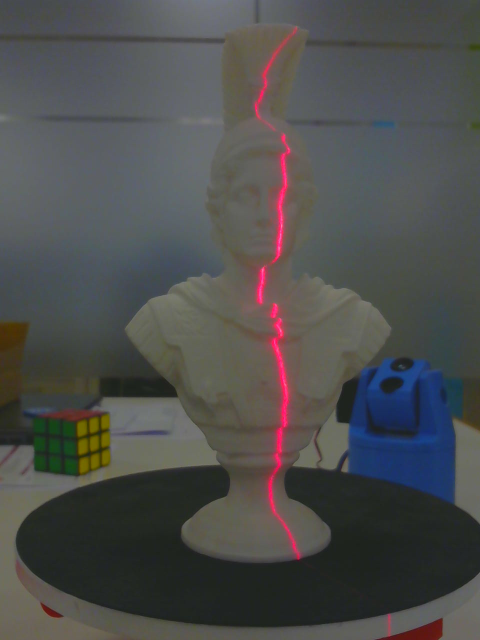
#> input picture notebooks/images/3. Laser segmentation/laser.png, 960 x 1280 px (shown at 1/2 size)
$ jupyter execute --allow-errors '3. Laser segmentation.ipynb'   (shell and % lines are left out)
#> lines starting #> are read from the running program, lines starting #| are printed output that depends on the picture; after the words box and inside, x2 and y2 are one past the last pixel; in counts of white or black regions, pixels touching at a corner belong together
# Laser segmentation

In this article a method to detect the laser stripe and generate a vector of 2D points is presented.

[cell 1]
%pylab inline

import cv2
import datetime
import numpy as np
import scipy.ndimage
import matplotlib.pyplot as plt

_begin = 0
total_time = datetime.timedelta()

# Time measurement functions

def begin():
    global _begin
    _begin = datetime.datetime.now()

def end():
    global _begin, total_time
    end = datetime.datetime.now() - _begin
    total_time += end
    print('Time: %s' % end)

# Plot image functions

def plot_image(image):
    if len(image.shape) == 2:
        image = cv2.merge((image,image,image))
    f, axarr = plt.subplots(1, 1, figsize=(10,15))
    axarr.axis('off')
    axarr.imshow(image)
    axarr.plot()

def plot_images(images):
    f, axarr = plt.subplots(1, len(images), figsize=(15,15))
    for i in range(len(images)):
        if len(images[i].shape) == 2:
            image = cv2.merge((images[i],images[i],images[i]))
        else:
            image = images[i]
        axarr[i].axis('off')
        axarr[i].imshow(image)
        axarr[i].plot()

[cell 2]
# Load images

def load_image(path):
#> called with path = 'images/3. Laser segmentation/laser.png'
    image = cv2.imread(path)
#> image is the input picture: shape (1280, 960, 3); mean B, G, R 76.9, 77.9, 77.5
    return cv2.cvtColor(image, cv2.COLOR_BGR2RGB)

image = load_image('images/3. Laser segmentation/laser.png')
image_background = load_image('images/3. Laser segmentation/laser_background.png')
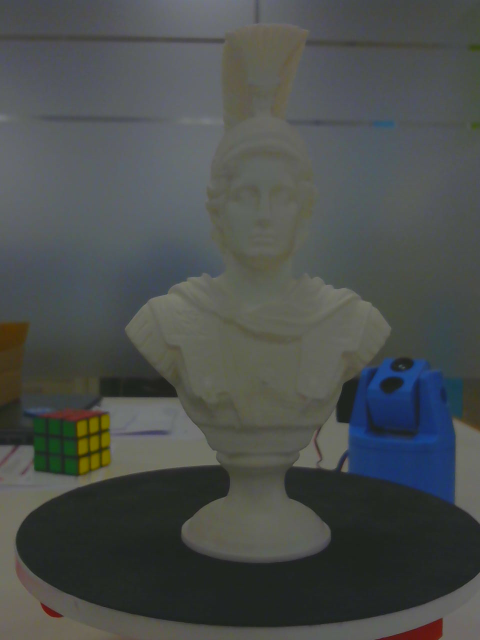
#> input picture notebooks/images/3. Laser segmentation/laser_background.png, 960 x 1280 px (shown at 1/2 size)
#> in load_image, image is the input picture: shape (1280, 960, 3); mean B, G, R 77.1, 78.6, 74.7

plot_images((image, image_background, cv2.subtract(image, image_background)))
#> the loop in plot_images, `for i in range(len(images)):` made 3 passes
#> pass 3, in plot_images, `image = images[i]`:
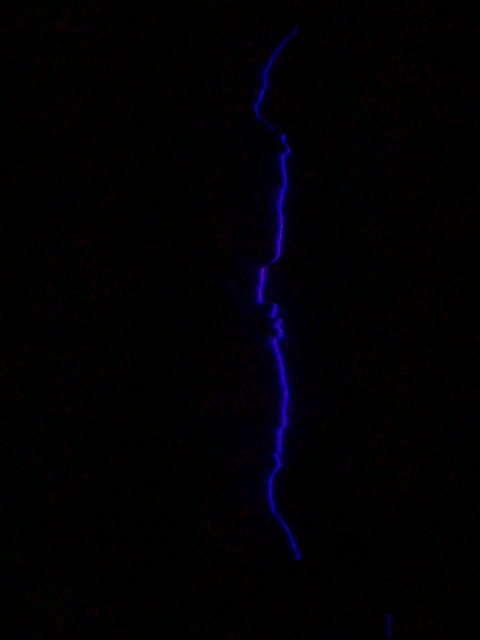
#> image: shape (1280, 960, 3) (shown at 1/2 size); mean of channels 0, 1, 2 3.3, 0.6, 1.8; drawn as B, G, R
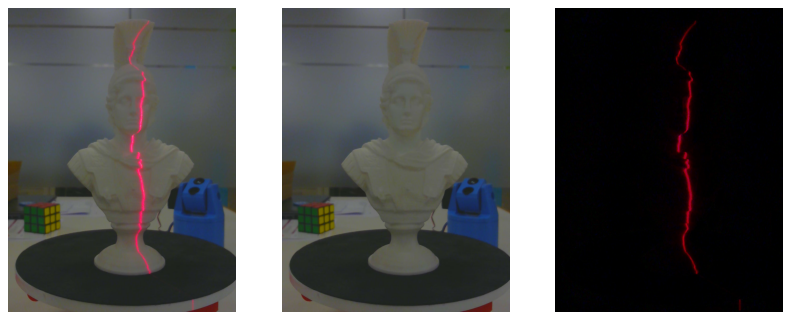
#> figure drawn by matplotlib, 3 panels

## Monochromatic space

### R from RGB

[cell 3]
def r_rgb(image):
    return cv2.split(image)[0]
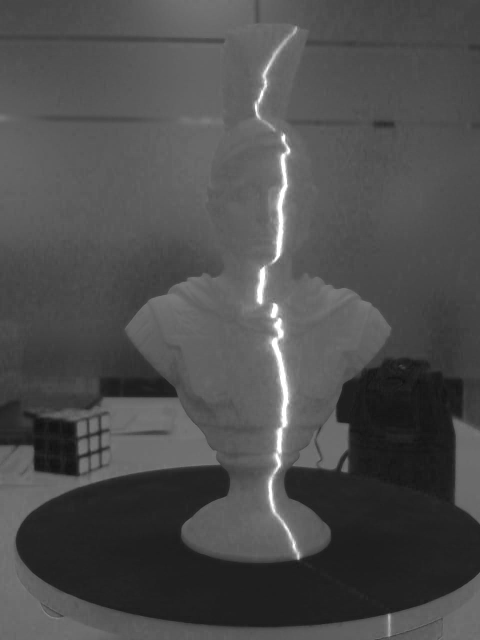
#> returned value: shape (1280, 960) (shown at 1/2 size); min 14, max 255, mean 77.5

image_r = r_rgb(image)
image_background_r = r_rgb(image_background)
#> in r_rgb (call 2), `return cv2.split(image)[0]`:
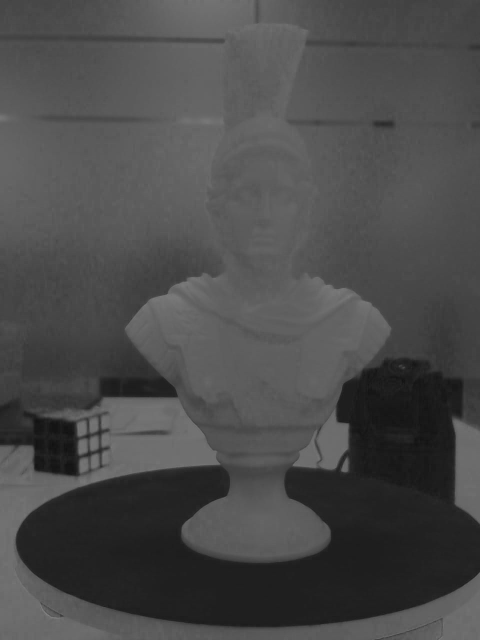
#> returned value: shape (1280, 960) (shown at 1/2 size); min 15, max 140, mean 74.7

begin()

image_diff = cv2.subtract(image_r, image_background_r)
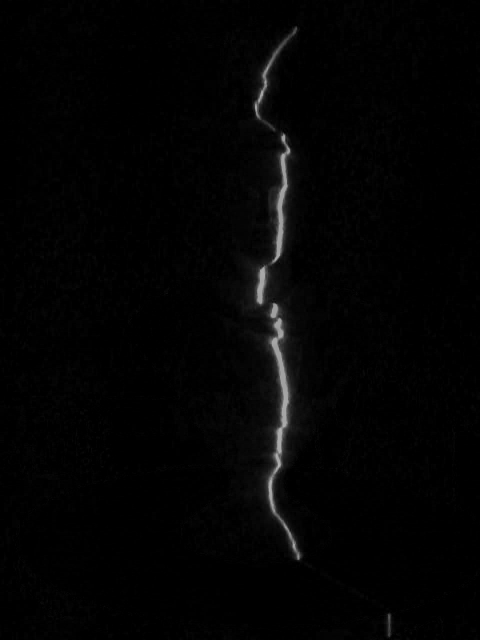
#> image_diff: shape (1280, 960) (shown at 1/2 size); min 0, max 183, mean 3.3
image_diff_r = r_rgb(image_diff)

end()

plot_images((image_r, image_background_r, image_diff_r))
#> the loop in plot_images (call 2), `for i in range(len(images)):` made 3 passes

## Threshold
It is used to filter near line noise and also background noise.

$$
dst(x, y) =
  \begin{cases}
    src(x,y)       & \quad \text{if } src(x,y) \: > \text{ threshold}\\
    0       & \quad \text{otherwise } \\
  \end{cases}
$$

[cell 4]
# Threshold image

begin()

threshold_value = 30
image_threshold = cv2.threshold(image_diff_r, threshold_value, 255, cv2.THRESH_TOZERO)[1]

# Blur image

blur_value = 5
image_blur = cv2.blur(image_threshold, (blur_value, blur_value))

image_blur_threshold = cv2.threshold(image_blur, threshold_value, 255, cv2.THRESH_TOZERO)[1]

end()

plot_images((image_threshold, image_blur_threshold))

## Valid window mask
It is computed for each row a window around the intensity peak value in order to apply a mask to the image to avoid possible speckles and background noise. This mask is applied to the original monochromatic image.

[cell 5]
window = 9

begin()

peak = image_blur_threshold.argmax(axis=1)
#> peak = 1280 values, max 778 at index 1228, min 0 at index 0, mean 488
_min = peak - window
_max = peak + window + 1
mask = np.zeros_like(image_blur_threshold)
for i in xrange(image_blur_threshold.shape[0]):
    mask[i, _min[i]:_max[i]] = 255
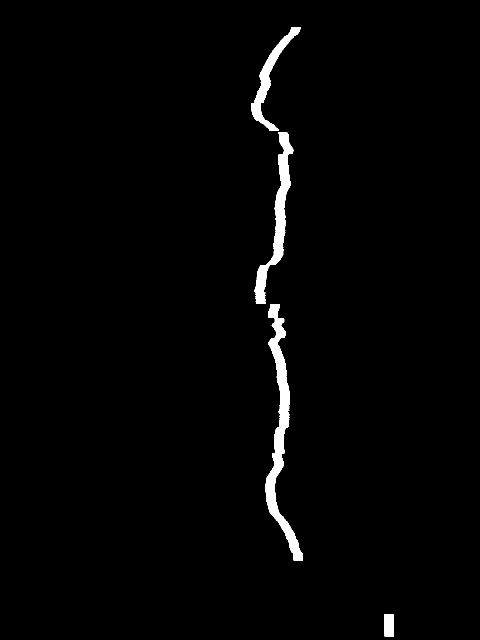
#> mask: shape (1280, 960) (shown at 1/2 size); 1.7% white; 4 white regions, box (x1, y1, x2, y2) and area: (531, 608, 606, 1121) 9747, (509, 265, 587, 608) 6517, (503, 54, 601, 262) 3952, (769, 1228, 788, 1273) 855

image_stripe = cv2.bitwise_and(image_diff_r, mask)

end()

plot_images((mask, image_stripe))

## Stripe detection
Using the previous masked image a smooth stripe of 1 px width is obtained.

### Peak detection
This is the simplest stripe detection. Despite its speed, the results have much noise.

[cell 6]
# Compute peak detection

peaks = image_stripe.argmax(axis=1)
#> peaks = 1280 values, max 779 at index 1260, min 0 at index 0, mean 487.4

# Show peak detection

#> (the rest of this cell did not finish here and is left out)

### Center of mass
This method consist of computing the centroid of intensity for each row.

$$
\forall \: j \: \in  \: H :\:\:\:
cm_j = {\frac{\displaystyle\sum_{i}^{w} v_j · i}{\displaystyle\sum_{i}^{w} v_j}}
\: \Leftrightarrow \:
{\displaystyle\sum_{i}^{w} v_j} > 0
$$

[cell 7]
# Compute weight matrix

h, w = image_stripe.shape
#> h = 1280; w = 960
weight_matrix = np.array((np.matrix(np.linspace(0, w - 1, w)).T * np.matrix(np.ones(h))).T)

# Compute center of mass

begin()

s = image_stripe.sum(axis=1)
#> s = 1280 values, max 2641 at index 648, min 0 at index 0, mean 1498.2
v = np.where(s > 0)[0]
#> v = 1109 values from 54 to 1272
u = (weight_matrix * image_stripe).sum(axis=1)[v] / s[v]
#> u = 1109 values, max 778.1 at index 1103, min 512.5 at index 161, mean 563.3

end()

# Show center of mass

#> (the rest of this cell did not finish here and is left out)

### Segmented gaussian filter
Center of mass method has better accuracy than peak detection, but stripe is not smooth enough. To improve that, a gaussian filter for each segment of the stripe will be applied.

[cell 8]
# Detect stripe segments

begin()

i = 0
seg = []
segments = [s[_r] for _r in np.ma.clump_unmasked(np.ma.masked_equal(s, 0))]
#> segments = 3 items

for segment in segments:
    j = len(segment)
    seg.append(u[i:i+j])
    i += j
#> this loop made 3 passes
#> (j, i) on passes 1 to 3: (208, 208), (856, 1064), (45, 1109)
#> after the loop, i = 1109; seg = 3 items

end()

#> (a cell that did not finish here is left out)

[cell 10]
# Segmented gaussian filter

begin()

sigma = 2.0
f = np.array([])
for useg in seg:
    fseg = scipy.ndimage.gaussian_filter(useg, sigma=sigma)
    f = np.concatenate((f, fseg))
#> this loop made 3 passes
#> after the loop, f = 1109 values, max 777.9 at index 1095, min 512.5 at index 160, mean 563.3

end()

#> (a cell that did not finish here is left out)

[cell 12]
# Show images

image_line_cm = np.zeros_like(image_threshold)
image_line_gf = np.zeros_like(image_threshold)

image_line_cm[v, np.around(u).astype(int)] = 255
image_line_gf[v, np.around(f).astype(int)] = 255

image_cm = cv2.merge((cv2.add(image_diff_r, image_line_cm), image_line_cm, image_line_cm))
image_gf = cv2.merge((cv2.add(image_diff_r, image_line_gf), image_line_gf, image_line_gf))

print('Total time: %s' % total_time)

plot_images((image_cm, image_gf))
